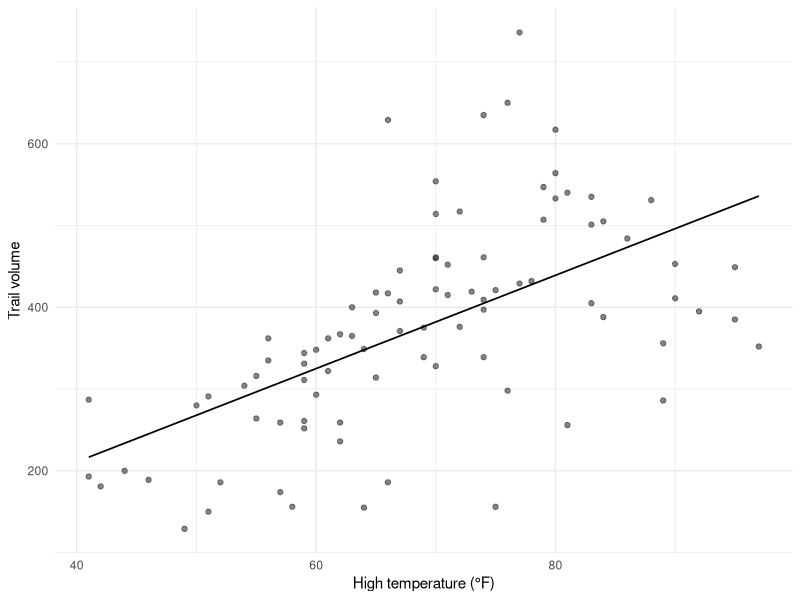
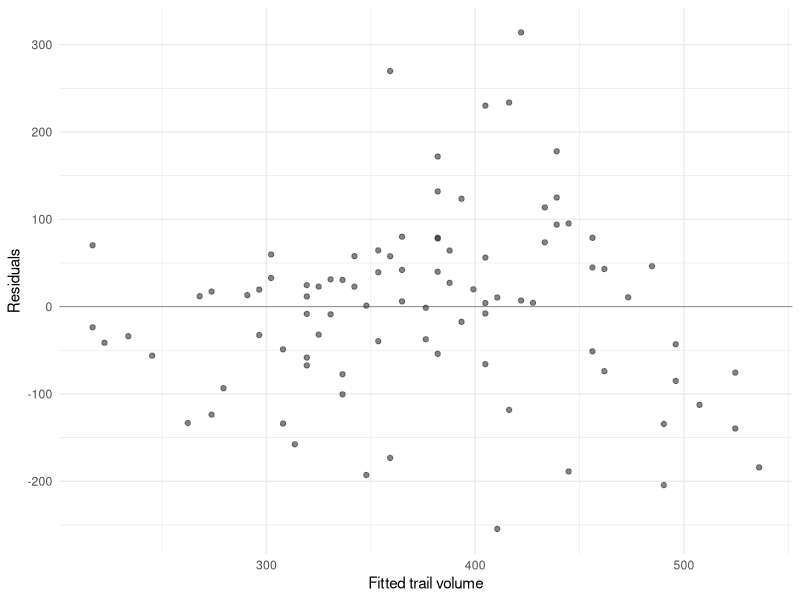
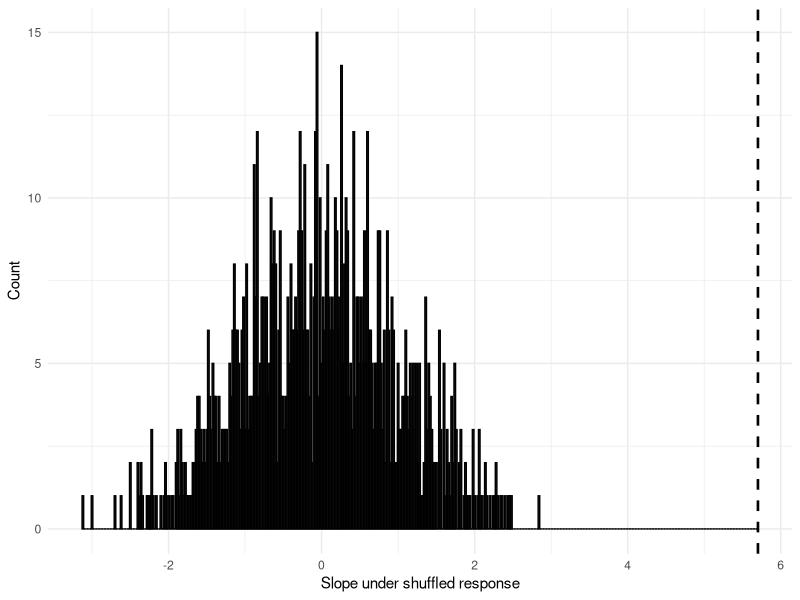

These figures' R source, in order:
## ---- chunk 1
#| echo: false
#| message: false
#| warning: false
library(tidyverse)
library(broom)
rail_trail <- read_csv(here::here("data/rail_trail.csv")) |>
  mutate(season = factor(season, levels = c("Spring", "Summer", "Fall", "Winter")))

mod_volume_temp <- lm(volume ~ hightemp, data = rail_trail)
model_summary <- tidy(mod_volume_temp, conf.int = TRUE)
model_glance <- glance(mod_volume_temp)

set.seed(2025)
shuffle_slopes <- replicate(1000, {
  shuffled <- rail_trail |> mutate(volume = sample(volume))
  coef(lm(volume ~ hightemp, data = shuffled))[2]
})
shuffle_df <- tibble(slope = shuffle_slopes)

pred_df <- tibble(
  hightemp = c(55, 70, 85),
  predicted_volume = predict(mod_volume_temp, newdata = tibble(hightemp = c(55, 70, 85)))
)

resid_df <- augment(mod_volume_temp)
## ---- chunk 2
#| echo: false
#| warning: false
#| tbl-cap: "Selected summaries for the rail trail dataset."
rail_trail |>
  summarise(
    n = n(),
    mean_volume = mean(volume),
    sd_volume = sd(volume),
    mean_hightemp = mean(hightemp),
    sd_hightemp = sd(hightemp)
  ) |>
  mutate(across(where(is.numeric), round, 2)) |>
  knitr::kable()
## ---- chunk 3
#| echo: false
#| tbl-cap: "Regression output for predicting trail volume from daily high temperature."
model_summary |>
  mutate(across(where(is.numeric), round, 3)) |>
  knitr::kable()
## ---- chunk 4
#| echo: false
#| tbl-cap: "Model-level summaries for the rail trail regression."
model_glance |>
  transmute(
    r_squared = round(r.squared, 3),
    sigma = round(sigma, 2),
    df_residual = df.residual
  ) |>
  knitr::kable()
## ---- chunk 5
#| echo: false
#| label: fig-scatter
#| fig-cap: "Trail volume vs. high temperature with fitted regression line."
rail_trail |>
  ggplot(aes(x = hightemp, y = volume)) +
  geom_point(alpha = 0.6, color = "grey20") +
  geom_smooth(method = "lm", se = FALSE, color = "black", linewidth = 0.6) +
  labs(x = "High temperature (°F)", y = "Trail volume") +
  theme_minimal(base_size = 11)
## ---- chunk 6
#| echo: false
#| label: fig-residuals
#| fig-cap: "Residuals versus fitted values for the regression of volume on high temperature."
resid_df |>
  ggplot(aes(x = .fitted, y = .resid)) +
  geom_hline(yintercept = 0, color = "grey50", linewidth = 0.3) +
  geom_point(alpha = 0.6, color = "grey20") +
  labs(x = "Fitted trail volume", y = "Residuals") +
  theme_minimal(base_size = 11)
## ---- chunk 7
#| echo: false
#| label: fig-shuffle
#| fig-cap: "Randomization distribution of slope estimates assuming no relationship between temperature and trail volume."
shuffle_df |>
  ggplot(aes(x = slope)) +
  geom_histogram(binwidth = 0.02, fill = "grey80", color = "black") +
  geom_vline(xintercept = coef(mod_volume_temp)[2], color = "black", linewidth = 0.9, linetype = "dashed") +
  labs(x = "Slope under shuffled response", y = "Count") +
  theme_minimal(base_size = 11)
## ---- chunk 8
#| echo: false
#| tbl-cap: "Point breakdown by section."
tibble::tribble(
  ~Section, ~Points,
  "A", 20,
  "B", 32,
  "C", 25,
  "D", 30,
  "Total", 107
) |>
  mutate(
    Section = if_else(Section == "Total", "**Total**", Section),
    Points = if_else(Section == "**Total**", paste0("**", Points, "**"), as.character(Points))
  ) |>
  knitr::kable(escape = FALSE, align = c("l", "r"))
